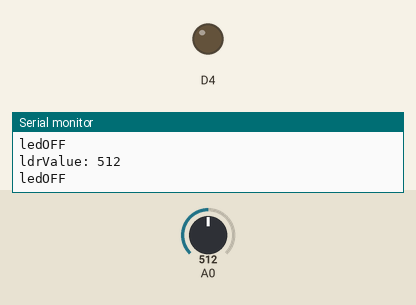
Bench run of a sketch on a simulated ESP8266 (NodeMCU). On the bench: output pins drawn as LEDs (lit = HIGH), the last lines printed to the serial monitor. Inputs (shaded band) come from the test bench; at power-on: A0 = 512. WiFi joins after 1.5 s; servers stay silent unless stated.

Above: at 3.0 s.
3.1 s: A0 set to 492
At 4.5 s:
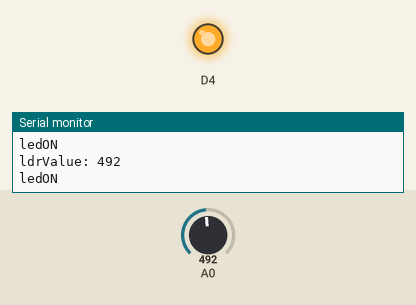
4.8 s: A0 set to 510
At 5.6 s:
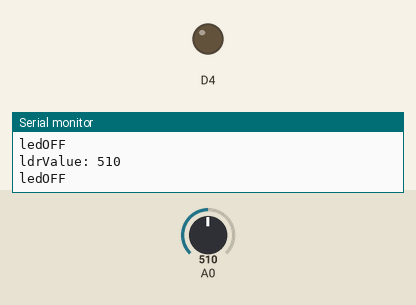
6.3 s: A0 set to 490
At 6.8 s:
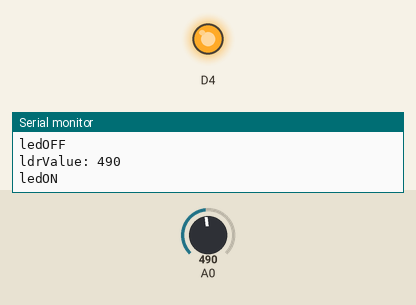
Timing chart, 0 to 9.3 s (numbered marks = the images above; inputs shaded):
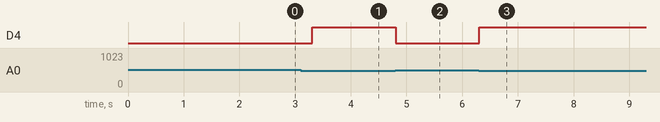

The sketch:

ldr_sensor.ino
```cpp
#define BLYNK_TEMPLATE_ID "TMPL3reqvOeE3"
#define BLYNK_TEMPLATE_NAME "esp8266 ldr"
#define BLYNK_AUTH_TOKEN "gJT3hnEeI8OSMsAtvDxMHN4zOJBK9lqv"

#include <ESP8266WiFi.h>
#include <BlynkSimpleEsp8266.h>

char ssid[] = "nithish";
char pass[] = "54320000";


unsigned long previousMillis = 0;
const unsigned long interval = 500;


void checkldr()
{
  int ldrValue = analogRead(A0);
  Serial.print("ldrValue: ");
  Serial.println(ldrValue);


  if (ldrValue < 500)
  {
    digitalWrite(D4, HIGH);
    Serial.println("ledON");
    Blynk.virtualWrite(V0, 1);
  }
  else
  {
    digitalWrite(D4, LOW);
    Serial.println("ledOFF");
    Blynk.virtualWrite(V0, 0);
  }
}


void setup()
{
  Serial.begin(9600);

  pinMode(D4, OUTPUT);
  digitalWrite(D4, LOW);

  Blynk.begin(BLYNK_AUTH_TOKEN, ssid, pass);

}

void loop()
{
  Blynk.run();
  unsigned long currentMillis = millis();

  if (currentMillis - previousMillis >= interval)
  {
    previousMillis = currentMillis;
    checkldr();
  }
}

  /*
    Connection used:
    3.3V --- LDR --- A0 --- 10k --- GND

    Bright light  -> higher ADC value
    Darkness      -> lower ADC value

    So LED ON when ldrValue < threshold
  */

// // To change threshold from Blynk app
// BLYNK_WRITE(VPIN_THRESHOLD)
// {
//   threshold = param.asInt();

//   Serial.print("New Threshold: ");
//   Serial.println(threshold);
// }
```

Measured:
- the behaviour switches between 500 and 499 on A0 (found by bisection; images 0 and 1)
- after the input at 3.1 s, D4: LOW → HIGH after 0.20 s
- after the input at 4.8 s, D4: HIGH → LOW at once
- after the input at 6.3 s, D4: LOW → HIGH at once
